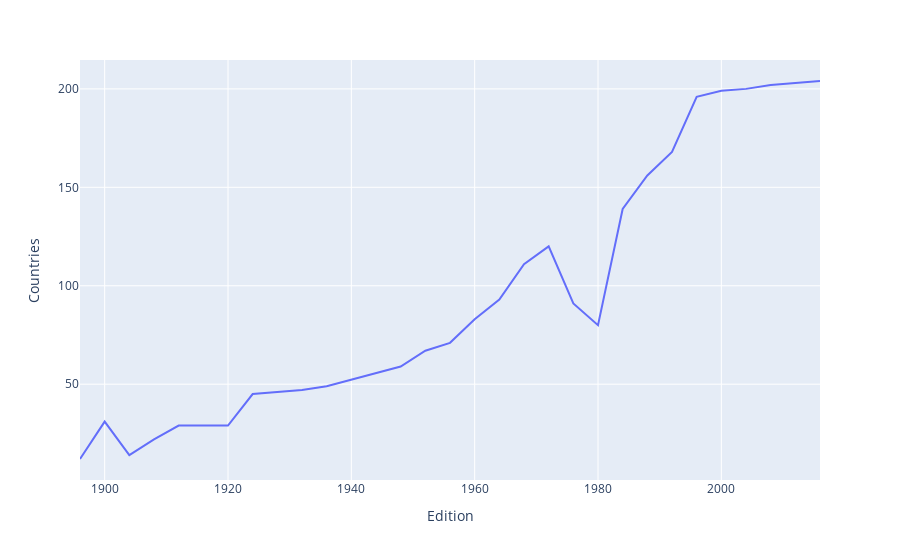

Source (notebook cell):
### Code cell
fig = px.line(nations_over_time, x="Edition", y="Countries")
fig.show()

### Figure 1 — Plotly figure (JSON) as saved in the notebook; plotly's stock layout.template omitted (floating-point values rounded to 4 significant figures)
{"data": [{"hovertemplate": "Edition=%{x}<br>Countries=%{y}<extra></extra>", "legendgroup": "", "line": {"color": "#636efa", "dash": "solid"}, "marker": {"symbol": "circle"}, "mode": "lines", "name": "", "orientation": "v", "showlegend": false, "type": "scatter", "x": [1896, 1900, 1904, 1908, 1912, 1920, 1924, 1928, 1932, 1936, 1948, 1952, 1956, 1960, 1964, 1968, 1972, 1976, 1980, 1984, 1988, 1992, 1996, 2000, 2004, 2008, 2012, 2016], "xaxis": "x", "y": [12, 31, 14, 22, 29, 29, 45, 46, 47, 49, 59, 67, 71, 83, 93, 111, 120, 91, 80, 139, 156, 168, 196, 199, 200, 202, 203, 204], "yaxis": "y"}], "layout": {"legend": {"tracegroupgap": 0}, "margin": {"t": 60}, "xaxis": {"anchor": "y", "domain": [0, 1], "title": {"text": "Edition"}}, "yaxis": {"anchor": "x", "domain": [0, 1], "title": {"text": "Countries"}}}}
